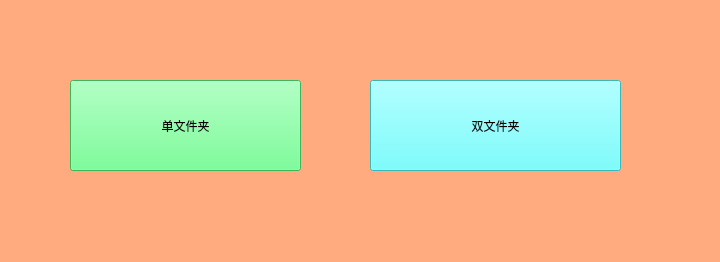
<?xml version="1.0" encoding="UTF-8"?>
<ui version="4.0">
 <class>MainForm</class>
 <widget class="QWidget" name="MainForm">
  <property name="geometry">
   <rect>
    <x>0</x>
    <y>0</y>
    <width>720</width>
    <height>262</height>
   </rect>
  </property>
  <property name="windowTitle">
   <string>Form</string>
  </property>
  <property name="styleSheet">
   <string notr="true">background-color: rgb(255, 170, 127);</string>
  </property>
  <widget class="QPushButton" name="btnSignal">
   <property name="geometry">
    <rect>
     <x>70</x>
     <y>80</y>
     <width>231</width>
     <height>91</height>
    </rect>
   </property>
   <property name="styleSheet">
    <string notr="true">background-color: rgb(85, 255, 127);
font: 26pt &quot;Segoe Script&quot;;</string>
   </property>
   <property name="text">
    <string>单文件夹</string>
   </property>
  </widget>
  <widget class="QPushButton" name="btnDouble">
   <property name="geometry">
    <rect>
     <x>370</x>
     <y>80</y>
     <width>251</width>
     <height>91</height>
    </rect>
   </property>
   <property name="styleSheet">
    <string notr="true">background-color: rgb(85, 255, 255);
font: 26pt &quot;Segoe Script&quot;;</string>
   </property>
   <property name="text">
    <string>双文件夹</string>
   </property>
  </widget>
 </widget>
 <resources/>
 <connections/>
</ui>
